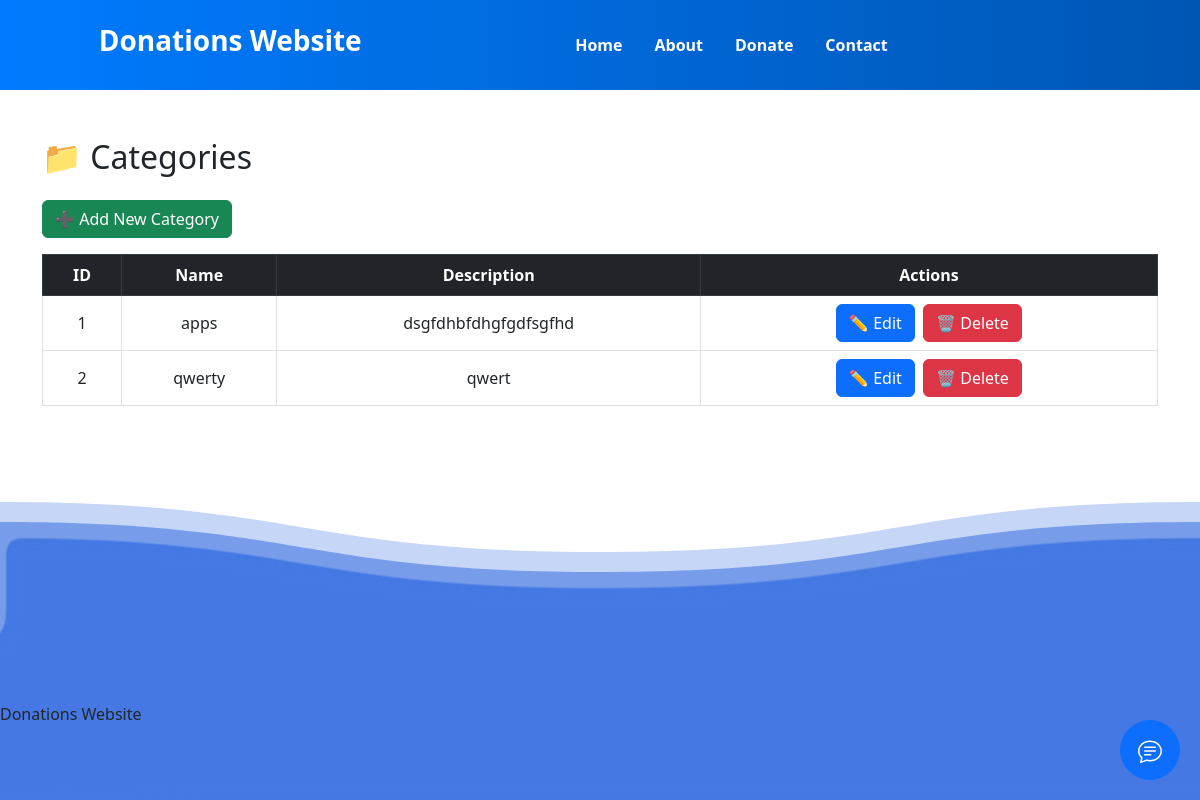
Screenshot of /dashboard/ (signed in) with the database file from the repository.
### dashboard/models.py (models this page shows, shortened)
class Category(models.Model):
    name = models.CharField(max_length=100)
    description = models.TextField()
    slug = models.SlugField(blank=True)  # ⚠️ no unique=True for now!
    class Meta:
        verbose_name_plural = "Categories"

### dashboard/views.py (the view)
# urls.py: path('', category_list, name='category_list'),
@login_required
@user_passes_test(is_admin)
def category_list(request):
    categories = Category.objects.all()
    return render(request, 'dashboard/category_list.html', {'categories': categories})

### dashboard/views.py (called while the page is built)
def is_admin(user):
    return user.is_staff

### templates/dashboard/category_list.html
{% extends "parent.html" %}
{% block content %}
<div class="container mt-5">
  <h2 class="mb-4">📁 Categories</h2>
  <a href="{% url 'category_add' %}" class="btn btn-success mb-3">
    ➕ Add New Category
  </a>
  <div class="table-responsive">
    <table class="table table-bordered table-hover align-middle text-center">
      <thead class="table-dark">
        <tr>
          <th>ID</th>
          <th>Name</th>
          <th>Description</th>
          <th>Actions</th>
        </tr>
      </thead>
      <tbody>
        {% for category in categories %}
        <tr>
          <td>{{ category.id }}</td>
          <td>{{ category.name }}</td>
          <td>{{ category.description }}</td>
          <td>
            <a href="{% url 'category_edit' category.id %}" class="btn  btn-primary me-1">
              ✏️ Edit
            </a>
            <a href="{% url 'category_delete' category.id %}" class="btn btn-danger">
              🗑️ Delete
            </a>
          </td>
        </tr>
        {% empty %}
        <tr>
          <td colspan="4" class="text-muted">No categories found.</td>
        </tr>
        {% endfor %}
      </tbody>
    </table>
  </div>
</div>
{% endblock %}

### static/users/css/footer.css (style rules this page uses)
body { font-family: Lato, sans-serif; --col-deepblue: #4478e3; }
a { color:#fff; text-decoration:none; }

### rows the page displays
Category: id "1", name "apps", description "dsgfdhbfdhgfgdfsgfhd"
Category: id "2", name "qwerty", description "qwert"
